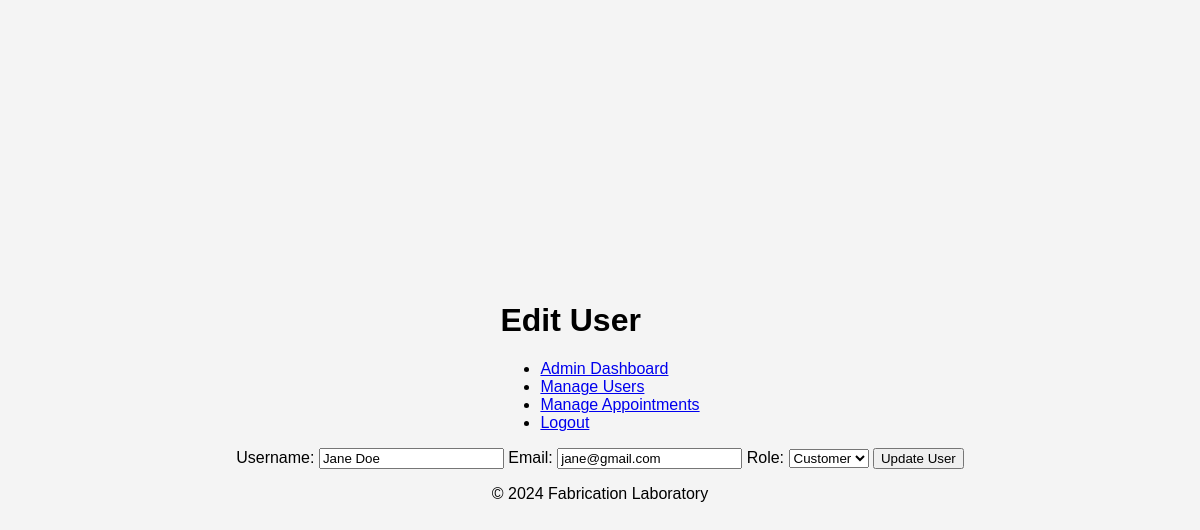
/php/edit_user.php?id=4 (signed in), run on the app's committed database.
### tables this page shows
CREATE TABLE `users` (
  `user_id` int(11) NOT NULL,
  `username` varchar(50) NOT NULL,
  `email` varchar(100) NOT NULL,
  `password` varchar(255) DEFAULT NULL,
  `profile_picture` varchar(255) DEFAULT NULL,
  `role` enum('admin','customer') DEFAULT 'customer',
  `verification_code` varchar(6) DEFAULT NULL,
  `is_verified` tinyint(1) DEFAULT 0,
  `reset_token` varchar(255) DEFAULT NULL,
  `verification_code_expires_at` datetime DEFAULT NULL
);

### php/edit_user.php (the view, shortened to what this page needs)
<?php
include('connection.php');
$user_id = $_GET['id'];
$user_query = "SELECT * FROM users WHERE user_id = ?";
$stmt = $database->prepare($user_query);
$stmt->bind_param("i", $user_id);
$stmt->execute();
$user_result = $stmt->get_result();
$user = $user_result->fetch_assoc();
?>
<!DOCTYPE html>
<html lang="en">
<head>
    <link rel="stylesheet" href="userboard2.css">
</head>
<body>
    <header>
        <h1>Edit User</h1>
        <nav>
            <ul>
                <li><a href="admin_dashboard.php">Admin Dashboard</a></li>
                <li><a href="manage_users.php">Manage Users</a></li>
                <li><a href="manage_appointments.php">Manage Appointments</a></li>
                <li><a href="logout.php">Logout</a></li>
            </ul>
        </nav>
    </header>
    <main>
        <form action="" method="POST">
            <label for="username">Username:</label>
            <input type="text" id="username" name="username" value="<?php echo htmlspecialchars($user['username']); ?>" required>
            <label for="email">Email:</label>
            <input type="email" id="email" name="email" value="<?php echo htmlspecialchars($user['email']); ?>" required>
            <label for="role">Role:</label>
            <select id="role" name="role" required>
                <option value="customer" <?php echo ($user['role'] === 'customer') ? 'selected' : ''; ?>>Customer</option>
            </select>
            <button type="submit">Update User</button>
        </form>
    </main>
    <footer>
        <p>&copy; 2024 Fabrication Laboratory</p>
    </footer>
</body>
</html>

### php/userboard2.css (style rules this page uses)
body { font-family: Arial, sans-serif; background-color: #f4f4f4; margin: 0; padding: 0; display: flex; justify-content: center; align-items: center; height: 100vh; flex-direction: column; }

### data on the page
users: username "Jane Doe", email "jane@gmail.com", role "Customer"
